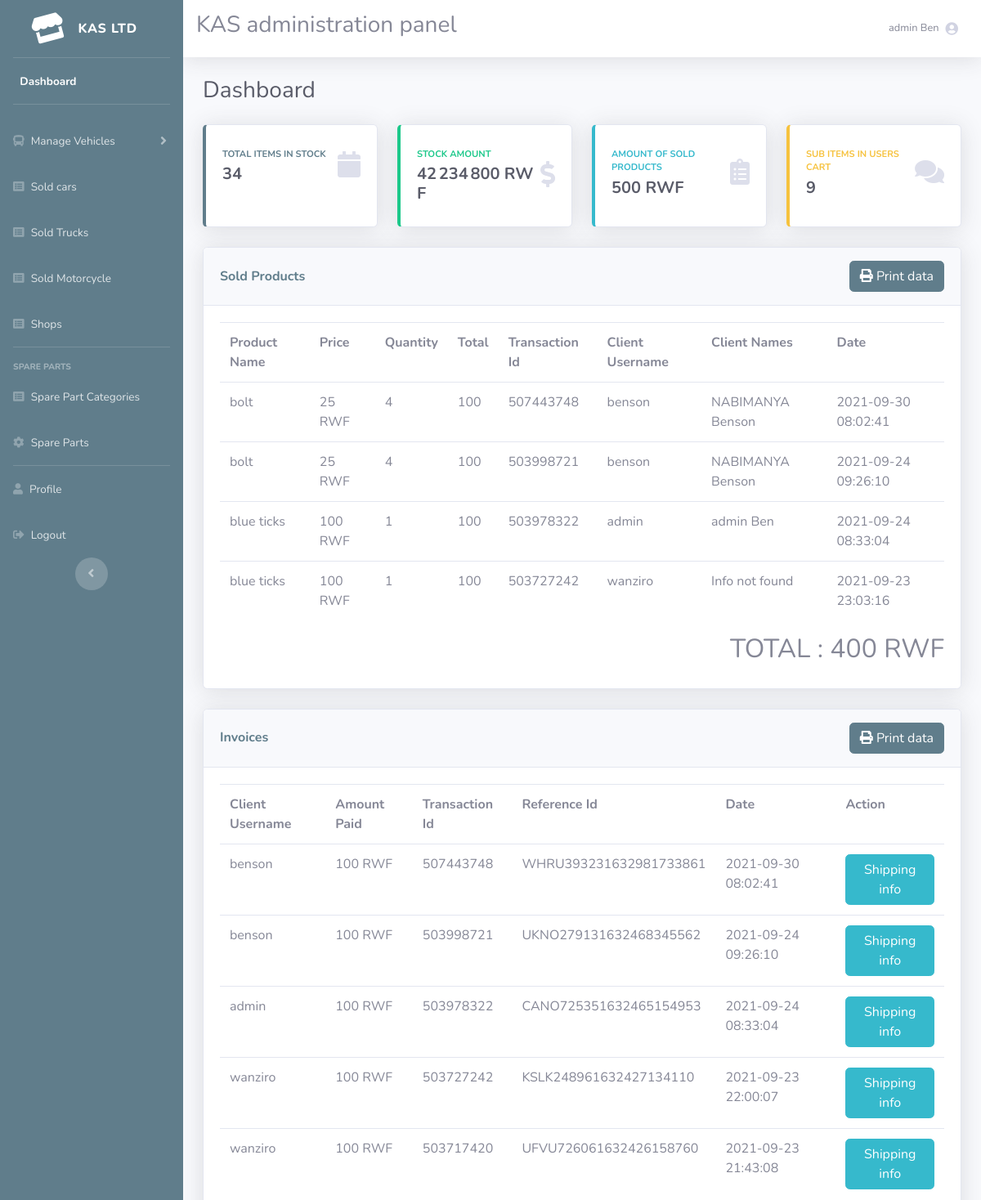
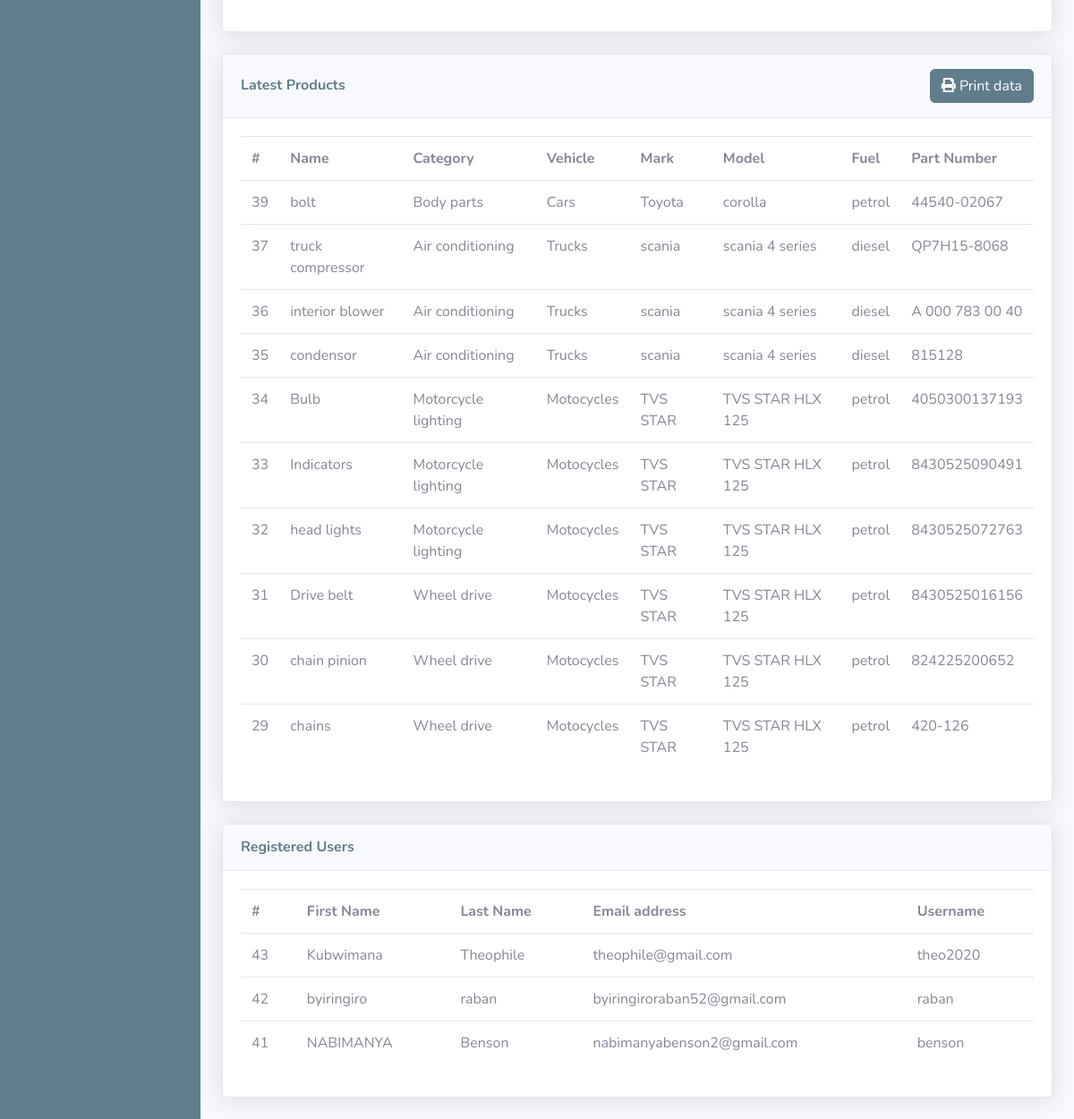
The page /admin/dashboard.php (signed in) on the database its author committed (2 pictures, top to bottom).
### tables this page shows
CREATE TABLE IF NOT EXISTS `users` (
  `id` int(11) NOT NULL AUTO_INCREMENT,
  `fname` varchar(50) NOT NULL,
  `lname` varchar(50) NOT NULL,
  `email` varchar(100) NOT NULL,
  `username` varchar(50) NOT NULL,
  `password` varchar(100) NOT NULL,
  `type` varchar(10) NOT NULL DEFAULT 'CLIENT',
  PRIMARY KEY (`id`),
  UNIQUE KEY `username` (`username`),
  UNIQUE KEY `email` (`email`)
);

CREATE TABLE IF NOT EXISTS `sold_products` (
  `id` int(11) NOT NULL AUTO_INCREMENT,
  `product_id` varchar(100) NOT NULL,
  `name` varchar(100) NOT NULL,
  `price` varchar(100) NOT NULL,
  `quantity` varchar(100) NOT NULL,
  `total` varchar(100) NOT NULL,
  `transaction_id` varchar(111) NOT NULL,
  `username` varchar(111) NOT NULL,
  `date` datetime NOT NULL DEFAULT CURRENT_TIMESTAMP,
  PRIMARY KEY (`id`)
);

CREATE TABLE IF NOT EXISTS `invoices` (
  `id` int(11) NOT NULL AUTO_INCREMENT,
  `username` varchar(100) NOT NULL,
  `amount` varchar(100) NOT NULL,
  `status` varchar(10) NOT NULL DEFAULT 'latest',
  `tx_id` varchar(100) NOT NULL,
  `tx_ref` varchar(100) NOT NULL,
  `date` datetime NOT NULL DEFAULT CURRENT_TIMESTAMP,
  PRIMARY KEY (`id`)
);

CREATE TABLE IF NOT EXISTS `spare_parts` (
  `id` int(11) NOT NULL AUTO_INCREMENT,
  `name` varchar(100) NOT NULL,
  `spare_part_category` varchar(100) NOT NULL,
  `vehicle_category` varchar(100) NOT NULL,
  `vehicle_mark` varchar(100) NOT NULL,
  `vehicle_model` varchar(100) NOT NULL,
  `fuel` varchar(111) NOT NULL,
  `engine` varchar(111) NOT NULL,
  `part_number` varchar(100) NOT NULL,
  `description` text,
  `quantity` int(11) NOT NULL,
  `price` varchar(100) NOT NULL,
  `discount` varchar(100) NOT NULL DEFAULT '0',
  `image` text NOT NULL,
  `date` datetime NOT NULL DEFAULT CURRENT_TIMESTAMP,
  PRIMARY KEY (`id`)
);

### admin/admin_protect.php (called while the page is built, shortened)
<?php
include"../connect.php";
if(!isset($_SESSION['username'])){
    header("Location: ../login_register.php");
}else{
    $sql = "SELECT * FROM users where username='".$_SESSION['username']."'";
    $statement = $conn->query($sql);
    if($statement->rowCount() == 1){
        while (($row = $statement->fetch(PDO::FETCH_ASSOC)) !== false) {
            $type = $row['type'];
            if($type != 'ADMIN'){
                header("Location: ../index.php");
            }else{
                $admin_fname = $row['fname'];
                $admin_lname = $row['lname'];
            }
        }
    }
}
?>

### connect.php (called while the page is built, shortened)
<?php
try {
  $fmt = numfmt_create('fr', NumberFormatter::CURRENCY);
} catch(PDOException $e) {
  echo "Connection failed: " . $e->getMessage();
}
?>

### admin/fxs.php (the view, shortened to what this page needs)
<?php
function get_latest_products(){
    include"admin_protect.php";
    $sql = "SELECT * FROM spare_parts ORDER BY id DESC Limit 10";
    $statement = $conn->query($sql);
    if($statement->rowCount() > 0){
        ?>
        <div class="col-xl-12 col-lg-12">
        <div class="card shadow mb-4">
        <div class="card-header py-3 d-flex flex-row align-items-center justify-content-between">
            <div style="width:100%;display:flex;align-items:center;justify-content:space-between">
                <h6 class="m-0 font-weight-bold text-primary">Latest Products</h6>
                <a href="print_spare_parts.php" target="_blank">
                    <button class="btn btn-primary"><i class="fa fa-print"></i> Print  data</button>
                </a>
            </div>
        </div>
        <div class="card-body">
        <div class="table-responsive">
        <table class="table">
        <tr>
            <th>#</th>
            <th>Name</th>
            <th>Category</th>
            <th>Vehicle</th>
            <th>Mark</th>
            <th>Model</th>
            <th>Fuel</th>
            <th>Part Number</th>
        </tr>
        <?php
        while (($row = $statement->fetch(PDO::FETCH_ASSOC)) !== false) {
            $id = $row['id'];
            $name = $row['name'];
            $category = $row['spare_part_category'];
            $vehicle = $row['vehicle_category'];
            $mark = $row['vehicle_mark'];
            $model = $row['vehicle_model'];
            $fuel = $row['fuel'];
            $part_number = $row['part_number'];
            echo"
            <tr>
            <td>$id</td>
            <td>$name</td>
            <td>$category</td>
            <td>$vehicle</td>
            <td>$mark</td>
            <td>$model</td>
            <td>$fuel</td>
            <td>$part_number</td>
            ";
        }
        ?>
        </table>
        </div>
        </div>
        </div>
        </div>
        <?php
    }
}
function get_invoices(){
    include"admin_protect.php";
    $sql = "SELECT * FROM invoices ORDER BY id DESC";
    $statement = $conn->query($sql);
    if($statement->rowCount() > 0){
        ?>
        <div class="col-xl-12 col-lg-12">
        <div class="card shadow mb-4">
        <div class="card-header py-3 d-flex flex-row align-items-center justify-content-between">
            <div style="width:100%;display:flex;align-items:center;justify-content:space-between">
                <h6 class="m-0 font-weight-bold text-primary">Invoices</h6>
                <a href="print_invoices.php" target="_blank">
                    <button class="btn btn-primary"><i class="fa fa-print"></i> Print  data</button>
                </a>
            </div>
        </div>
        <div class="card-body">
        <div class="table-responsive">
        <table class="table">
        <tr>
            <th>Client Username</th>
            <th>Amount Paid</th>
            <th>Transaction Id</th>
            <th>Reference Id</th>
            <th>Date</th>
            <th>Action</th>
        </tr>
        <?php
        while (($row = $statement->fetch(PDO::FETCH_ASSOC)) !== false) {
            $us_name = $row['username'];
            $amount = $row['amount'];
            $tx_id = $row['tx_id'];
            $tx_ref = $row['tx_ref'];
            $date = $row['date'];
            echo"
            <tr>
            <td>$us_name</td>
            <td>$amount RWF</td>
            <td>$tx_id</td>
            <td>$tx_ref</td>
            <td>$date</td>
            <td><a href='shipping.php?tx_id=".$tx_id."'><button class='btn btn-info'>Shipping info</button></td>
            ";
        }
        ?>
        </table>
        </div>
        </div>
        </div>
        </div>
        <?php
    }
}
function get_user_names($us_name){
    include"admin_protect.php";
    $sql = "SELECT * FROM users WHERE username='".$us_name."'";
    $statement = $conn->query($sql);
    if($statement->rowCount() == 1){
        while (($row = $statement->fetch(PDO::FETCH_ASSOC)) !== false) {
            $fname = $row['fname'];
            $lname = $row['lname'];
            echo "$fname $lname";
        }
    }else{
        echo"Info not found";
    }
}
function get_soldProducts(){
    $total_amount = 0;
    include"admin_protect.php";
    $sql = "SELECT * FROM sold_products ORDER BY id DESC LIMIT 10";
    $statement = $conn->query($sql);
    if($statement->rowCount() > 0){
        ?>
        <div class="col-xl-12 col-lg-12">
        <div class="card shadow mb-4">
        <div class="card-header py-3 d-flex flex-row align-items-center justify-content-between">
            <div style="width:100%;display:flex;align-items:center;justify-content:space-between">
                <h6 class="m-0 font-weight-bold text-primary">Sold Products</h6>
                <a href="print_sold_products.php" target="_blank">
                    <button class="btn btn-primary"><i class="fa fa-print"></i> Print  data</button>
                </a>
            </div>
        </div>
        <div class="card-body">
        <div class="table-responsive">
        <table class="table">
        <tr>
            <th>Product Name</th>
            <th>Price</th>
            <th>Quantity</th>
            <th>Total</th>
            <th>Transaction Id</th>
            <th>Client Username</th>
            <th>Client Names</th>
            <th>Date</th>
        </tr>
        <?php
        while (($row = $statement->fetch(PDO::FETCH_ASSOC)) !== false) {
            $price = $row['price'];
            $name = $row['name'];
            $quantity = $row['quantity'];
            $total = $row['total'];
            $transactionId = $row['transaction_id'];
            $us_name = $row['username'];
            $date = $row['date'];
            $total_amount += $total;
            echo"
            <tr>
            <td>$name</td>
            <td>$price RWF</td>
            <td>$quantity</td>
            <td>$total</td>
            <td>$transactionId</td>
            <td>$us_name</td>
            <td>";get_user_names($us_name); echo"</td>
            <td>$date</td>
            ";
        }
        ?>
        </table>
        <div class="text-right"><h2>TOTAL : <?php echo $total_amount;?> RWF</h2></div>
        </div>
        </div>
        </div>
        </div>
        <?php
    }
}
        ?>
        <?php
function get_number_of_spare_parts(){
    include"admin_protect.php";
    $sql = "SELECT * FROM spare_parts WHERE quantity != '0'";
    $statement = $conn->query($sql);
    echo $statement->rowCount();
}
function get_total_stock(){
    include"admin_protect.php";
    $sql = "SELECT * FROM spare_parts WHERE quantity != '0'";
    $statement = $conn->query($sql);
    $amount = 0;
    if($statement->rowCount() > 0){
        while (($row = $statement->fetch(PDO::FETCH_ASSOC)) !== false) {
            $amount += $row['quantity'] * $row['price'];
        }
    }
    echo numfmt_format_currency($fmt, $amount, "RWF");
}
function get_number_of_items_in_cart(){
    include"admin_protect.php";
    $sql = "SELECT * FROM cart";
    $statement = $conn->query($sql);
    $total = 0;
    if($statement->rowCount() > 0){
        while (($row = $statement->fetch(PDO::FETCH_ASSOC)) !== false) {
            $total += $row['item_number'];
        }
    }
    echo $total;
}
function get_total_sold_amount(){
    include"admin_protect.php";
    $sql = "SELECT * FROM invoices WHERE tx_id != '' AND amount !=''";
    $statement = $conn->query($sql);
    $amount = 0;
    if($statement->rowCount() > 0){
        while (($row = $statement->fetch(PDO::FETCH_ASSOC)) !== false) {
            $amount += $row['amount'];
        }
    }
    echo numfmt_format_currency($fmt, $amount, "RWF");
}
function get_users(){
    include"admin_protect.php";
    $sql = "SELECT * FROM users WHERE type='CLIENT' ORDER BY id DESC Limit 50";
    $statement = $conn->query($sql);
    if($statement->rowCount() > 0){
        ?>
        <div class="col-xl-12 col-lg-12">
        <div class="card shadow mb-4">
        <div class="card-header py-3 d-flex flex-row align-items-center justify-content-between">
            <h6 class="m-0 font-weight-bold text-primary">Registered Users</h6>
        </div>
        <div class="card-body">
        <div class="table-responsive">
        <table class="table">
        <tr>
            <th>#</th>
            <th>First Name</th>
            <th>Last Name</th>
            <th>Email address</th>
            <th>Username</th>
        </tr>
        <?php
        while (($row = $statement->fetch(PDO::FETCH_ASSOC)) !== false) {
            $id = $row['id'];
            $fname = $row['fname'];
            $lname = $row['lname'];
            $email = $row['email'];
            $username = $row['username'];
            echo"
            <tr>
            <td>$id</td>
            <td>$fname</td>
            <td>$lname</td>
            <td>$email</td>
            <td>$username</td>
            ";
        }
        ?>
        </table>
        </div>
        </div>
        </div>
        </div>
        <?php
    }
}
?>

### admin/header.php (shortened to what this page needs)
<nav class="navbar navbar-expand navbar-light bg-white topbar mb-4 static-top shadow">
          <h3>KAS administration panel</h3>
          <ul class="navbar-nav ml-auto">
            <li class="nav-item dropdown no-arrow d-sm-none">
            <li class="nav-item dropdown no-arrow">
              <a class="nav-link dropdown-toggle" href="#" id="userDropdown" role="button" data-toggle="dropdown" aria-haspopup="true" aria-expanded="false">
                <span class="mr-2 d-none d-lg-inline text-gray-600 small"><?php echo"$admin_fname $admin_lname";?></span>
                <i class="fa fa-user-circle"></i>
              </a>
            </li>
          </ul>
        </nav>

### rows shown on the page
users: fname "admin", lname "Ben"
sold_products: name "bolt", price "25", quantity "4", total "100", transaction "507443748", username "benson", date "2021-09-30 08:02:41"
users: fname "NABIMANYA", lname "Benson", id "41", email "nabimanyabenson2@gmail.com", username "benson"
sold_products: name "bolt", price "25", quantity "4", total "100", transaction "503998721", username "benson", date "2021-09-24 09:26:10"
sold_products: name "blue ticks", price "100", quantity "1", total "100", transaction "503978322", username "admin", date "2021-09-24 08:33:04"
sold_products: name "blue ticks", price "100", quantity "1", total "100", transaction "503727242", username "wanziro", shows "Info not found", date "2021-09-23 23:03:16"
invoices: username "benson", amount "100", tx "507443748", tx_ref "WHRU393231632981733861", date "2021-09-30 08:02:41"
invoices: username "benson", amount "100", tx "503998721", tx_ref "UKNO279131632468345562", date "2021-09-24 09:26:10"
invoices: username "admin", amount "100", tx "503978322", tx_ref "CANO725351632465154953", date "2021-09-24 08:33:04"
invoices: username "wanziro", amount "100", tx "503727242", tx_ref "KSLK248961632427134110", date "2021-09-23 22:00:07"
invoices: username "wanziro", amount "100", tx "503717420", tx_ref "UFVU726061632426158760", date "2021-09-23 21:43:08"
spare_parts: id "39", name "bolt", spare_part_category "Body parts", vehicle_category "Cars", vehicle_mark "Toyota", vehicle_model "corolla", fuel "petrol", part_number "44540-02067"
spare_parts: id "37", name "truck compressor", spare_part_category "Air conditioning", vehicle_category "Trucks", vehicle_mark "scania", vehicle_model "scania 4 series", fuel "diesel", part_number "QP7H15-8068"
spare_parts: id "36", name "interior blower", spare_part_category "Air conditioning", vehicle_category "Trucks", vehicle_mark "scania", vehicle_model "scania 4 series", fuel "diesel", part_number "A 000 783 00 40"
spare_parts: id "35", name "condensor", spare_part_category "Air conditioning", vehicle_category "Trucks", vehicle_mark "scania", vehicle_model "scania 4 series", fuel "diesel", part_number "815128"
spare_parts: id "34", name "Bulb", spare_part_category "Motorcycle lighting", vehicle_category "Motocycles", vehicle_mark "TVS STAR", vehicle_model "TVS STAR HLX 125", fuel "petrol", part_number "4050300137193"
spare_parts: id "33", name "Indicators", spare_part_category "Motorcycle lighting", vehicle_category "Motocycles", vehicle_mark "TVS STAR", vehicle_model "TVS STAR HLX 125", fuel "petrol", part_number "8430525090491"
spare_parts: id "32", name "head lights", spare_part_category "Motorcycle lighting", vehicle_category "Motocycles", vehicle_mark "TVS STAR", vehicle_model "TVS STAR HLX 125", fuel "petrol", part_number "8430525072763"
spare_parts: id "31", name "Drive belt", spare_part_category "Wheel drive", vehicle_category "Motocycles", vehicle_mark "TVS STAR", vehicle_model "TVS STAR HLX 125", fuel "petrol", part_number "8430525016156"
spare_parts: id "30", name "chain pinion", spare_part_category "Wheel drive", vehicle_category "Motocycles", vehicle_mark "TVS STAR", vehicle_model "TVS STAR HLX 125", fuel "petrol", part_number "824225200652"
spare_parts: id "29", name "chains", spare_part_category "Wheel drive", vehicle_category "Motocycles", vehicle_mark "TVS STAR", vehicle_model "TVS STAR HLX 125", fuel "petrol", part_number "420-126"
users: id "43", fname "Kubwimana", lname "Theophile", email "theophile@gmail.com", username "theo2020"
users: id "42", fname "byiringiro", lname "raban", email "byiringiroraban52@gmail.com", username "raban"

### other values the page prints
$statement->rowCount() "34"
numfmt_format_currency($fmt, $amount, "RWF") "42 234 800 RWF"
numfmt_format_currency($fmt, $amount, "RWF") "500 RWF"
$total "9"
$total_amount "400"
